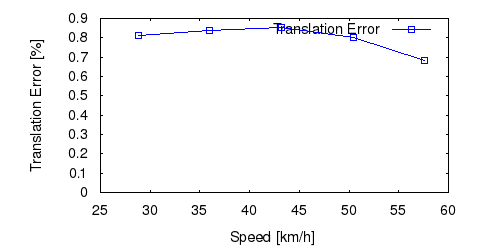

Write the gnuplot code that produced this figure.
set term postscript eps enhanced color
set output "20_ts.eps"
set size ratio 0.5
set yrange [0:*]
set xlabel "Speed [km/h]"
set ylabel "Translation Error [%]"
plot "20_ts.txt" using ($1*3.6):($2*100) title 'Translation Error' lc rgb "#0000FF" pt 4 w linespoints
